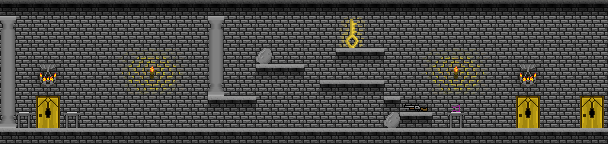

Below is a game level as drawn by its tile map, then a one-line description and the .tmx file that defines it, in full:
An orthogonal 38x9 tile map with 16x16 px tiles, 1 tile layer (Tile Layer 1), 3 tilesets.

<map version="1.0" orientation="orthogonal" renderorder="right-down" width="38" height="9" tilewidth="16" tileheight="16" nextobjectid="1">
 <tileset firstgid="1" name="insidecave-tileset" tilewidth="16" tileheight="16" tilecount="400" columns="20">
  <image source="../global/insidecave-tileset.png" width="320" height="320" />
 </tileset>
 <tileset firstgid="401" name="insidecave-tileset" tilewidth="16" tileheight="16" tilecount="400" columns="20">
  <image source="../global/insidecave-tileset.png" width="320" height="320" />
 </tileset>
 <tileset firstgid="801" name="insidecave-tileset" tilewidth="16" tileheight="16" tilecount="400" columns="20">
  <image source="../global/insidecave-tileset.png" width="320" height="320" />
 </tileset>
 <layer name="Tile Layer 1" width="38" height="9">
  <data encoding="csv">
368,368,368,368,368,368,368,368,368,368,368,368,368,368,368,368,368,368,368,368,368,368,368,368,368,368,368,368,368,368,368,368,368,368,368,368,368,368,
123,227,227,227,227,226,221,222,223,224,225,226,227,123,227,226,227,226,227,226,226,183,184,226,226,221,222,223,224,225,226,227,226,226,226,227,226,227,
143,227,247,247,247,226,241,242,243,244,245,246,247,143,247,227,227,226,227,246,246,203,204,246,246,241,242,243,244,245,246,247,246,246,246,247,226,227,
143,227,226,226,227,226,261,262,263,264,265,266,267,143,247,247,146,226,227,226,227,366,366,366,227,261,262,263,264,265,266,267,247,227,227,227,226,227,
143,227,141,142,247,226,281,282,283,284,285,286,287,143,246,247,366,366,366,246,247,247,247,247,247,281,282,283,284,285,286,287,141,142,247,247,226,227,
143,226,161,162,247,227,301,302,303,304,305,306,307,163,226,246,247,226,227,246,366,366,366,366,247,144,145,303,304,305,306,307,161,162,226,227,226,227,
143,226,181,182,247,247,321,322,323,324,325,326,327,366,366,366,247,226,227,246,247,247,227,227,366,164,165,323,186,325,326,327,181,182,226,227,181,182,
163,205,201,202,205,247,341,342,343,344,345,346,347,247,246,246,247,246,247,246,247,247,247,247,146,366,366,343,205,345,346,347,201,202,246,247,201,202,
366,366,366,366,366,366,366,366,366,366,366,366,366,366,366,366,366,366,366,366,366,366,366,366,366,366,366,366,366,366,366,366,366,366,366,366,366,366
</data>
 </layer>
</map>